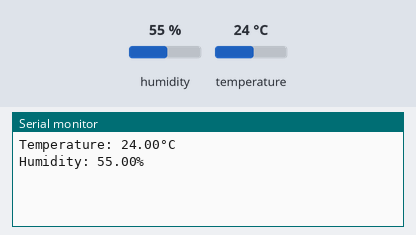
A sketch run on a simulated ESP8266 (NodeMCU). Parts: the last lines printed to the serial monitor. The inputs (shaded band) are chosen by the test bench; at power-on: humidity 55 %, temperature 24 °C. WiFi joins after 1.5 s; servers stay silent unless stated.

Above: at 3.0 s.
3.1 s: humidity set to 22 %
At 4.4 s:
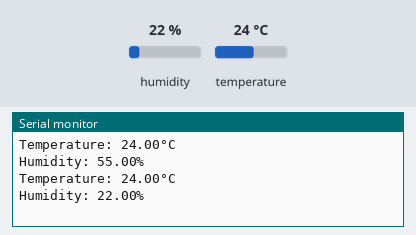
4.6 s: temperature set to 12 °C
At 5.6 s:
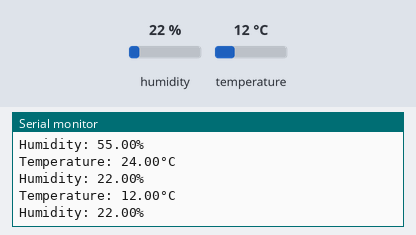
6.1 s: humidity set to 40 %
At 7.6 s:
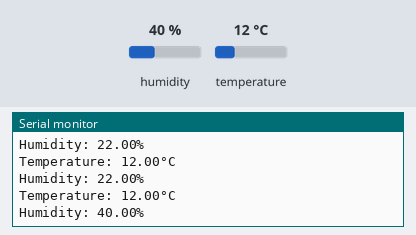
Timing chart, 0 to 9.1 s (numbered marks = the images above; inputs shaded):
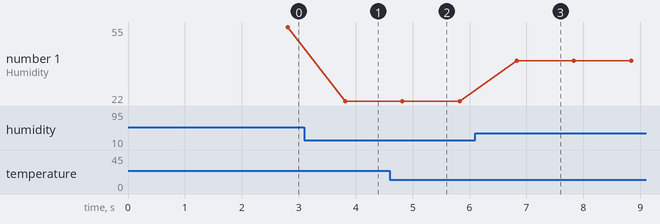

The sketch:

BLYNK_Test_2_2_2022.ino
```cpp
/*************************************************************

  This is a simple demo of sending and receiving some data.
  Be sure to check out other examples!
 *************************************************************/

// Template ID, Device Name and Auth Token are provided by the Blynk.Cloud
// See the Device Info tab, or Template settings
#define BLYNK_TEMPLATE_ID "TMPLc9jVIOPm"
#define BLYNK_DEVICE_NAME "Temperature and Humidity"
#define BLYNK_AUTH_TOKEN "D7DrgTFS90bum8cn9py4-Nrs20F--B4C"


// Comment this out to disable prints and save space
#define BLYNK_PRINT Serial

////////////////////////////////
#define DHTPIN 2
////////////////////////////////


#include <ESP8266WiFi.h>
#include <BlynkSimpleEsp8266.h>
////////////////////////////////
#include <Adafruit_Sensor.h>
#include <DHT.h>
#include <DHT_U.h>
////////////////////////////////
char auth[] = BLYNK_AUTH_TOKEN;

///////////////////////////////
#define DHTTYPE    DHT11
///////////////////////////////

// Your WiFi credentials.
// Set password to "" for open networks.
char ssid[] = "WiFi";
char pass[] = "Password";

///////////////////////////////

DHT_Unified dht(DHTPIN, DHTTYPE);

uint32_t delayMS;
///////////////////////////////


BlynkTimer timer;

// This function is called every time the Virtual Pin 0 state changes

// This function is called every time the device is connected to the Blynk.Cloud
BLYNK_CONNECTED()
{

}

// This function sends Arduino's uptime every second to Virtual Pin 2.
void myTimerEvent()
{
  // Delay between measurements.
  // delay(delayMS);
  sensors_event_t event;
  // Get temperature event and print its value.
  dht.temperature().getEvent(&event);
  if (isnan(event.temperature)) {
    Serial.println(F("Error reading temperature!"));
  }
  else {
    Serial.print(F("Temperature: "));
    Serial.print(event.temperature);
    Serial.println(F("°C"));
    Blynk.virtualWrite(V0, event.temperature);
  }
  // Get humidity event and print its value.
  dht.humidity().getEvent(&event);
  if (isnan(event.relative_humidity)) {
    Serial.println(F("Error reading humidity!"));
  }
  else {
    Serial.print(F("Humidity: "));
    Serial.print(event.relative_humidity);
    Serial.println(F("%"));
    Blynk.virtualWrite(V1, event.relative_humidity);
  }
  delay(1000);
}

void setup()
{
  // Debug console
  Serial.begin(115200);
  dht.begin();
  Blynk.begin(auth, ssid, pass);
  sensor_t sensor;
  // You can also specify server:
  //Blynk.begin(auth, ssid, pass, "blynk.cloud", 80);
  //Blynk.begin(auth, ssid, pass, IPAddress(192,168,1,100), 8080);

  // Setup a function to be called every second
  timer.setInterval(1000L, myTimerEvent);
  delayMS = sensor.min_delay / 1000;
}

void loop()
{
  Blynk.run();
  timer.run();
  // You can inject your own code or combine it with other sketches.
  // Check other examples on how to communicate with Blynk. Remember
  // to avoid delay() function!
}
```

Measured:
- after the input at 3.1 s, the serial monitor: prints a new line after 0.71 s (image 1)
- after the input at 4.6 s, the serial monitor: prints a new line after 0.22 s (image 2)
- after the input at 6.1 s, the serial monitor: prints a new line after 0.73 s (image 3)
- plotted number 1: 55 → 22 after the input at 3.1 s, 22 → 40 after the input at 6.1 s
